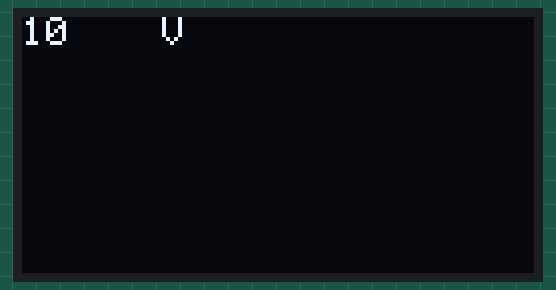
The sketch below on a simulated Arduino Uno, built with avr-gcc and run on an emulated ATmega328P. Parts: 128×64 one-colour display. Storage starts empty.

Above: at 10.1 s.
At 14.1 s:
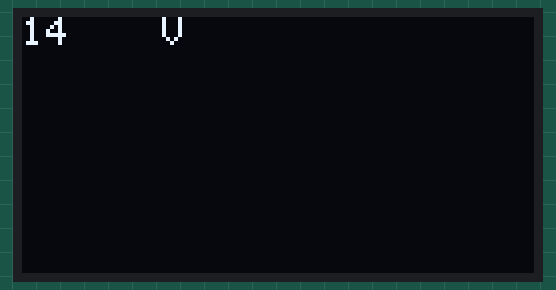
At 17.1 s:
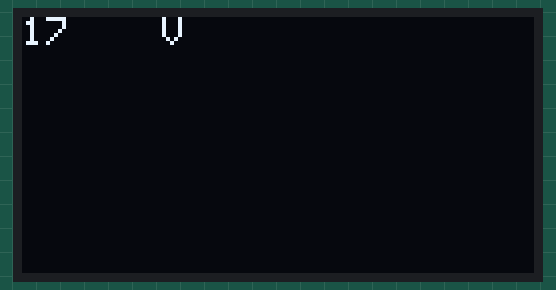
At 24.1 s:
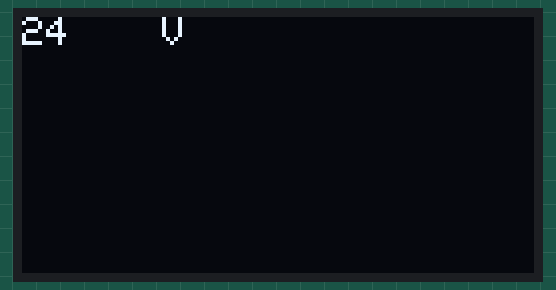
At 31.1 s:
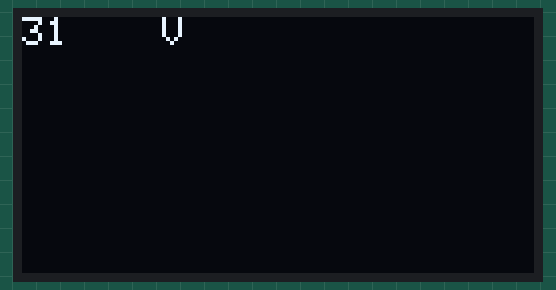
At 38.1 s:
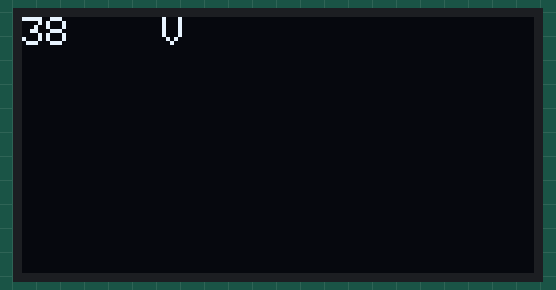

The sketch:

pt1-1.ino
```cpp
#include <Wire.h>
#include <Adafruit_INA219.h>
#include <Adafruit_SSD1306.h>
#include <SPI.h>
#include "SdFat.h"
SdFat SD;

#define OLED_RESET 4
Adafruit_SSD1306 display(OLED_RESET);
Adafruit_INA219 ina219;
const int chipSelect = 10;

unsigned long previousMillis = 0;
File TimeFile;
File cout;
File CurFile;
int x = 0;

void setup() {
  SD.begin(chipSelect);
  display.begin(SSD1306_SWITCHCAPVCC, 0x3C);
  ina219.begin();
}

void loop() {
  unsigned long currentMillis = millis();
  if (currentMillis - previousMillis >= 1000)
  {
    previousMillis = currentMillis;
    ina219values();
x++;
    TimeFile = SD.open("TIME.txt", FILE_WRITE);
    if (TimeFile) {
      TimeFile.println(currentMillis);
      TimeFile.close();
    }

    cout = SD.open("cout.txt", FILE_WRITE);
    if (cout) {
      cout.println(x);
      cout.close();
    }


    displaydata();
  }
}

void displaydata() {

  display.clearDisplay();
  display.setTextColor(WHITE);
  display.setTextSize(1);
  display.setCursor(0, 0);
  display.println(x);
  display.setCursor(35, 0);
  display.println("V");
  display.setCursor(50, 0);
//  display.println(current_mA);
//  display.setCursor(95, 0);
//  display.println("mA");
//  display.setCursor(0, 10);
//  display.println(loadvoltage * current_mA);
//  display.setCursor(65, 10);
//  display.println("mW");
//  display.setCursor(0, 20);
//  display.println(energy);
//  display.setCursor(65, 20);
//  display.println("mWh");
  display.display();
}

void ina219values() {
//  shuntvoltage = ina219.getShuntVoltage_mV();
//  busvoltage = ina219.getBusVoltage_V();
//  current_mA = ina219.getCurrent_mA();
//  loadvoltage = busvoltage + (shuntvoltage / 1000);
//  energy = energy + loadvoltage * current_mA / 3600;
}
```

Measured:
- what the display in image 0 shows lasts 1.0 s, from 10.0 s to 11.0 s
